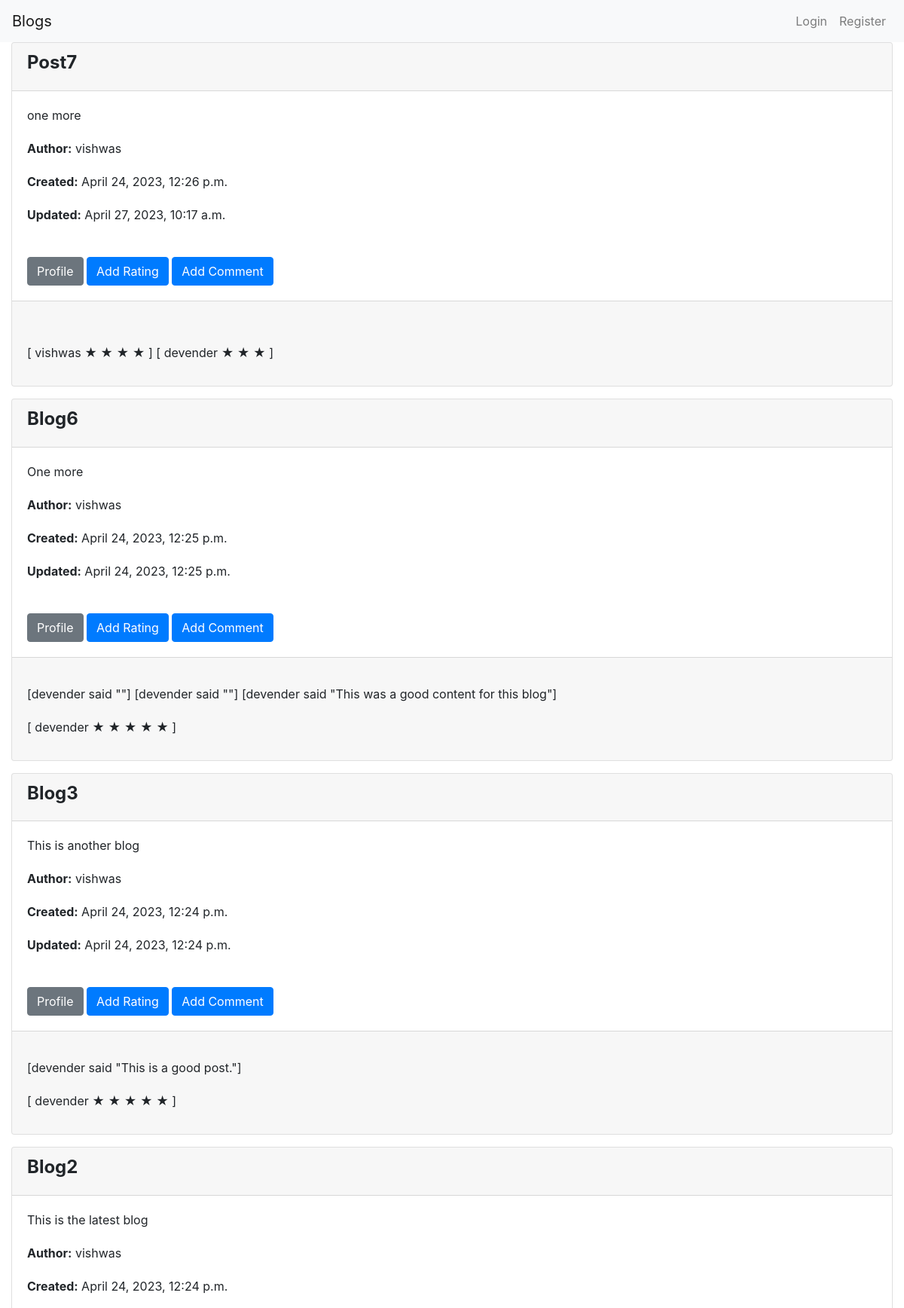
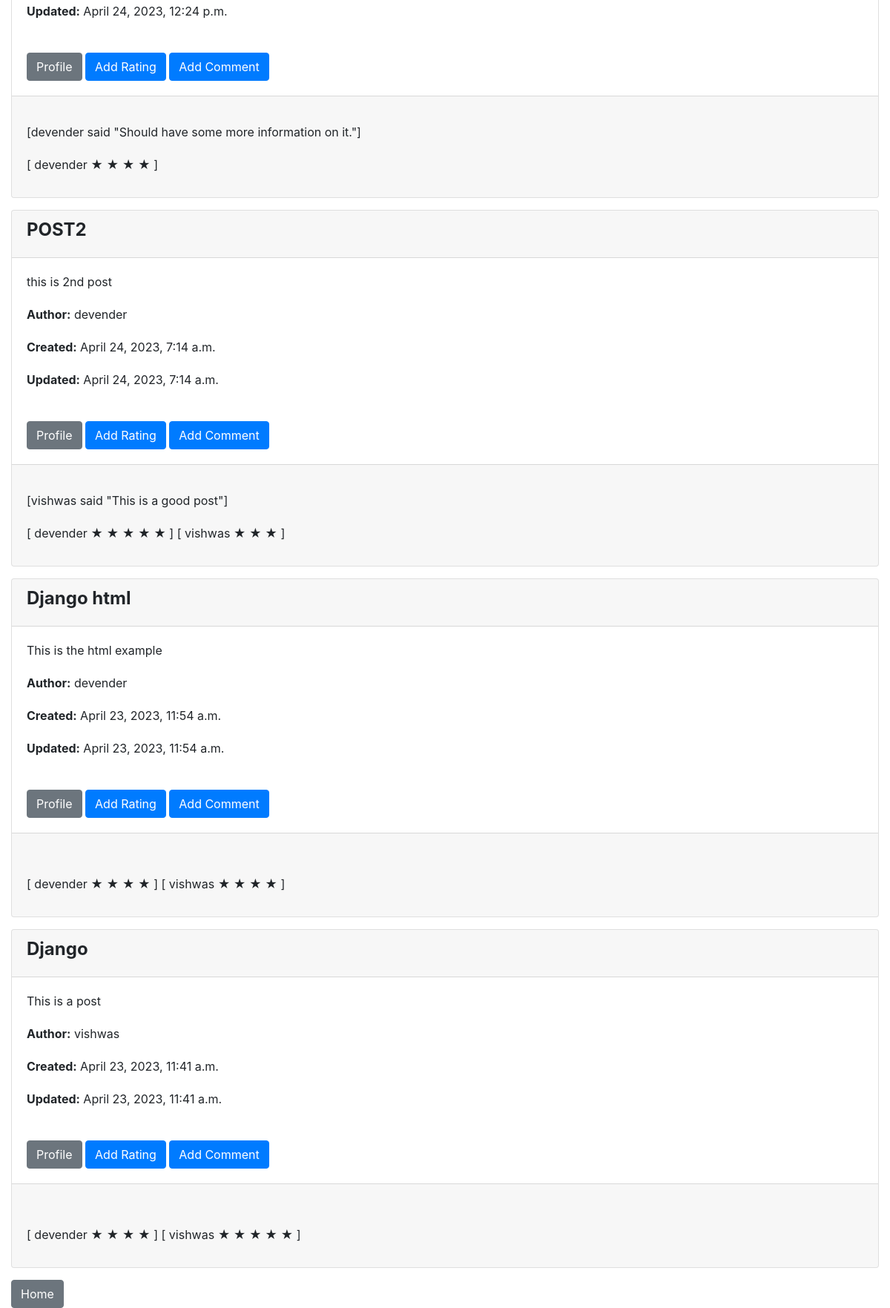
/getAllPosts/, run on the app's committed database (2 pictures, top to bottom).
### myblogapp/post.py (models this page shows)
class Post(models.Model):
    title = models.CharField(max_length=200)
    content = models.TextField()
    author = models.ForeignKey(User, on_delete=models.CASCADE)
    created_date = models.DateTimeField(auto_now_add=True)
    updated_date = models.DateTimeField(auto_now=True)

### myblogapp/rating.py (models this page shows)
class Rating(models.Model):
    post = models.ForeignKey(Post, on_delete=models.CASCADE)
    user = models.ForeignKey(User, on_delete=models.CASCADE)
    value = models.IntegerField(choices=[(i, i) for i in range(1, 6)])
    class Meta:
        unique_together = ('post', 'user')

### myblogapp/commentModel.py (models this page shows, shortened)
class Comment(models.Model):
    post = models.ForeignKey(Post, on_delete=models.CASCADE, related_name='comments')
    author = models.ForeignKey(User, on_delete=models.CASCADE)
    text = models.TextField()
    created_date = models.DateTimeField(default=timezone.now)
    approved_comment = models.BooleanField(default=False)

### myblogapp/postListView.py (the view)
# urls.py: path('getAllPosts/', postListView.as_view(), name='postListView'),
class postListView(ListView):
    model = Post
    template_name = 'post_list.html'
    context_object_name = 'posts'
    ordering = ['-created_date']
    def get_context_data(self, **kwargs):
        context = super().get_context_data(**kwargs)
        context['rating'] = Rating.objects.all()
        context['comment'] = Comment.objects.all()
        return context

### myblogapp/templates/post_list.html (shortened to what this page needs)
{% extends 'base.html' %}
{% load static %}
{% load social_share_tags %}
{% load social_share %}
{% block content %}
<link rel="stylesheet" href="{% static 'postlist.css' %}">
{% for post in posts %}
    <div class="card mb-3">
        <div class="card-header">
            <h2>{{ post.title }}</h2>
        </div>
        <div class="card-body">
            <p class="card-text">{{ post.content }}</p>
            <p class="card-text"><strong>Author:</strong> {{ post.author }}</p>
            <p class="card-text"><strong>Created:</strong> {{ post.created_date }}</p>
            <p class="card-text"><strong>Updated:</strong> {{ post.updated_date }}</p>
            <br>
            <a href="{% url 'profile_view' username=post.author %}" class="btn btn-secondary">Profile</a>
            <a href="{% url 'add_rating' pk=post.id %}" class="btn btn-primary">Add Rating</a>
            <a href="{% url 'add_comment_to_post' pk=post.id %}" class="btn btn-primary">Add Comment</a>
        </div>
        <div class="card-footer">
            <br>
            <p class="card-text">
                {% for c in comment %}
                    {% if c.post.title == post.title %}
                        [{{ c.author }} said "{{ c.text}}"]
                    {% endif %}
                {% endfor %}
            </p>
            <p class="card-text">
                {% for r in rating %}
                    {% if r.post.title == post.title %}
                       [ {{ r.user }}
                            {% if r.value == 3 %}
                                &#9733; &#9733; &#9733;
                            {% endif %}
                            {% if r.value == 4 %}
                                &#9733; &#9733; &#9733; &#9733;
                            {% endif %}
                            {% if r.value == 5 %}
                                &#9733; &#9733; &#9733; &#9733; &#9733;
                            {% endif %}
                        ]
                    {% endif %}
                {% endfor %}
            </p>
        </div>
    </div>
{% empty %}
    <p>No posts yet.</p>
{% endfor %}
<a href="{% url 'home' %}" class="btn btn-secondary">Home</a>
{% endblock %}

### myblogapp/templates/base.html (shortened to what this page needs)
<!DOCTYPE html>
<html lang="en">
<head>
    <link rel="stylesheet" href="https://maxcdn.bootstrapcdn.com/bootstrap/4.0.0/css/bootstrap.min.css">
</head>
<body>
    <nav class="navbar navbar-expand-lg navbar-light bg-light">
        <a class="navbar-brand" href="#">Blogs</a>
        <div class="collapse navbar-collapse" id="navbarNav">
            <ul class="navbar-nav ml-auto">
                {% if user.is_authenticated %}
                    <li class="nav-item">
                        <p class="nav-link">Welcome, {{ user.username }}!</p>
                    </li>
                    <li class="nav-item">
                        <a class="nav-link" href="{% url 'logout' %}">Logout</a>
                    </li>
                {% else %}
                    <li class="nav-item">
                        <a class="nav-link" href="{% url 'login' %}">Login</a>
                    </li>
                    <li class="nav-item">
                        <a class="nav-link" href="{% url 'register' %}">Register</a>
                    </li>
                {% endif %}
            </ul>
        </div>
    </nav>
    <div class="container-fluid">
        {% block content %}
        {% endblock %}
    </div>
</body>
</html>

### myblogapp/static/postlist.css (style rules this page uses)
h2 { font-size: 24px; font-weight: bold; margin-bottom: 10px; }
p { font-size: 16px; line-height: 1.5; margin-bottom: 20px; }

### data on the page
Post: title "Post7", content "one more", author "vishwas", created_date "April 24, 2023, 12:26 p.m.", updated_date "April 27, 2023, 10:17 a.m."
Rating: user "vishwas"
Rating: user "devender"
Post: title "Blog6", content "One more", author "vishwas", created_date "April 24, 2023, 12:25 p.m.", updated_date "April 24, 2023, 12:25 p.m."
Comment: author "devender"
Comment: author "devender"
Comment: author "devender", text "This was a good content for this blog"
Rating: user "devender"
Post: title "Blog3", content "This is another blog", author "vishwas", created_date "April 24, 2023, 12:24 p.m.", updated_date "April 24, 2023, 12:24 p.m."
Comment: author "devender", text "This is a good post."
Rating: user "devender"
Post: title "Blog2", content "This is the latest blog", author "vishwas", created_date "April 24, 2023, 12:24 p.m.", updated_date "April 24, 2023, 12:24 p.m."
Comment: author "devender", text "Should have some more information on it."
Rating: user "devender"
Post: title "POST2", content "this is 2nd post", author "devender", created_date "April 24, 2023, 7:14 a.m.", updated_date "April 24, 2023, 7:14 a.m."
Comment: author "vishwas", text "This is a good post"
Rating: user "devender"
Rating: user "vishwas"
Post: title "Django html", content "This is the html example", author "devender", created_date "April 23, 2023, 11:54 a.m.", updated_date "April 23, 2023, 11:54 a.m."
Rating: user "devender"
Rating: user "vishwas"
Post: title "Django", content "This is a post", author "vishwas", created_date "April 23, 2023, 11:41 a.m.", updated_date "April 23, 2023, 11:41 a.m."
Rating: user "devender"
Rating: user "vishwas"
